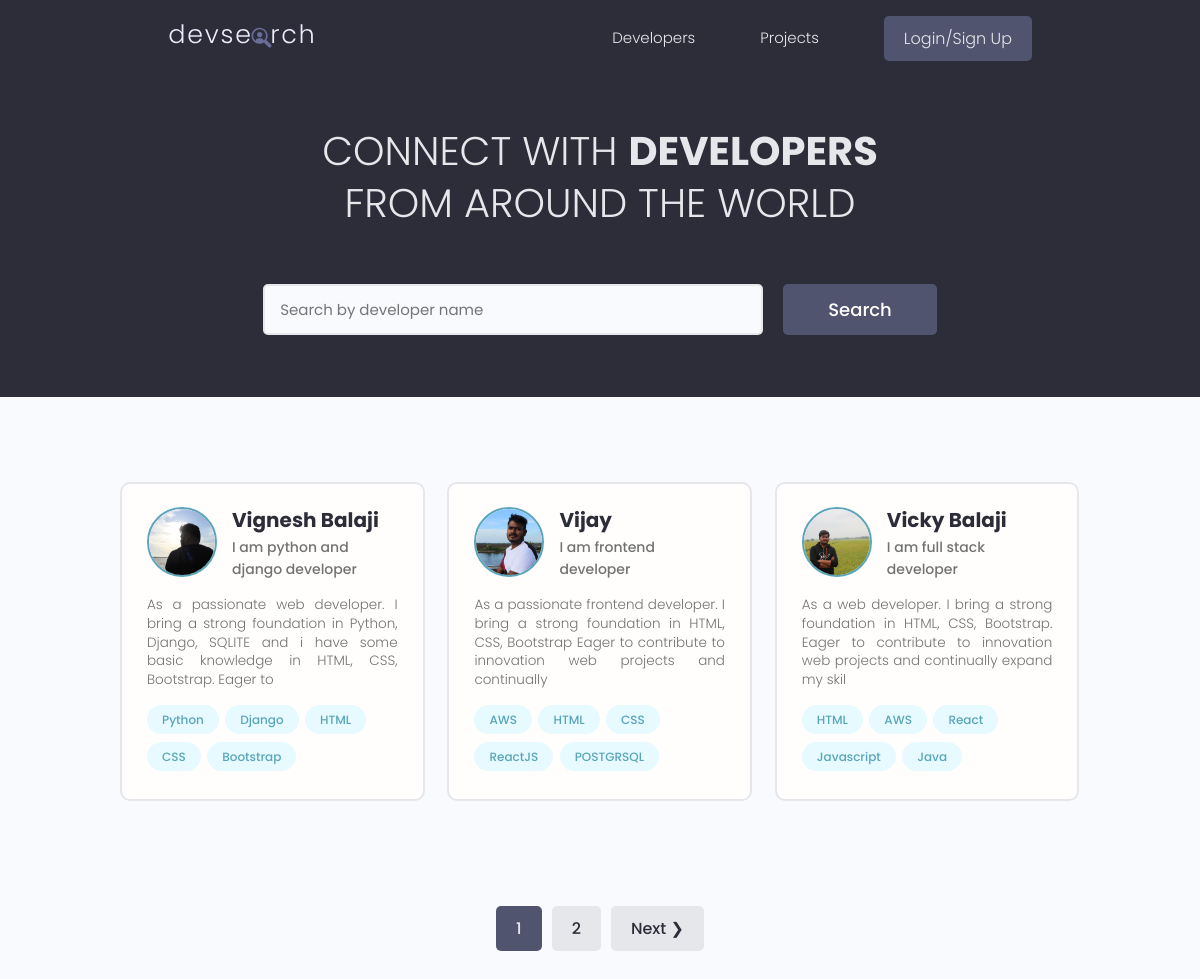
The page / on the database its author committed.
### users/models.py (models this page shows, shortened)
class Profile(models.Model):
    user = models.OneToOneField(User, on_delete=models.CASCADE, null=True, blank=True)
    name = models.CharField(max_length=200, blank=True, null=True)
    email = models.EmailField(max_length=500, blank=True, null=True)
    username = models.CharField(max_length=200, blank=True, null=True)
    location = models.CharField(max_length=200, blank=True, null=True)
    short_intro = models.CharField(max_length=200, null=True, blank=True)
    bio = models.TextField(blank=True, null=True)
    profile_image = models.ImageField(null=True, blank=True, upload_to="profile/", default="profile/user-default.png" )
    social_github = models.CharField(max_length=200, blank=True, null=True)
    social_twitter = models.CharField(max_length=200, blank=True, null=True)
    social_linkedin = models.CharField(max_length=200, blank=True, null=True)
    created = models.DateTimeField(auto_now_add=True, null=True)
    id = models.UUIDField(default=uuid.uuid4, unique=True, primary_key=True, editable=False)
    class Meta:
        ordering = ['created']

class skill(models.Model):
    owner = models.ForeignKey(Profile, on_delete=models.CASCADE,null=True,blank=True)
    name = models.CharField(max_length=200, blank=True, null=True)
    description = models.TextField(blank=True, null=True)
    created = models.DateTimeField(auto_now_add=True, null=True)
    id = models.UUIDField(default=uuid.uuid4, unique=True, primary_key=True, editable=False)
    def __str__(self):
        return self.name

### users/views.py (the view)
# urls.py: path('', views.profiles, name='profiles'),
def profiles(request):
    profiles,search_query = searchprofiles(request)
    page = request.GET.get('page')
    results = 3
    paginator= Paginator(profiles, results)
    try:
        profiles= paginator.page(page)
    except PageNotAnInteger:
        page=1
        profiles= paginator.page(page)
    except EmptyPage:
        page = paginator.num_pages
        profiles= paginator.page(page)
    context={"profiles":profiles,"search_query":search_query,"paginator":paginator}
    return render(request, "profiles.html", context)

### users/utils.py (called while the page is built)
def searchprofiles(request):
    search_query=""
    if request.GET.get('search_query'):
        search_query = request.GET.get('search_query')
    skills=skill.objects.filter(name__icontains=search_query)
    profiles=Profile.objects.distinct().filter(
        Q(name__icontains=search_query) |
        Q(short_intro__icontains=search_query) |
        Q(skill__in=skills)
      )
    return profiles, search_query

### users/templates/profiles.html (shortened to what this page needs)
{% extends "main.html" %}
{% block main %}
  <main class="home">
    <section class="hero-section text-center">
      <div class="container container--narrow">
        <div class="hero-section__box">
          <h2>CONNECT WITH <span>DEVELOPERS</span></h2>
          <h2>FROM AROUND THE WORLD</h2>
        </div>
        <div class="hero-section__search">
          <form class="form" action="{% url 'profiles' %}" method="get">
            <div class="form__field">
              <input class="input input--text" id="formInput#search" type="text" name="search_query"
                value="{{search_query}}" placeholder="Search by developer name" />
            </div>
            <input class="btn btn--sub btn--lg" type="submit" value="Search" />
          </form>
        </div>
      </div>
    </section>
    <section class="devlist">
      <div class="container">
        <div class="grid grid--three">
            {% for profile in profiles %}
          <div class="column card">
            <div class="dev">
              <a href="{% url 'userProfie' profile.id %}" class="card__body">
                <div class="dev__profile">
                  <img class="avatar avatar--md" src="{{ profile.profile_image.url }}" alt="image" />
                  <div class="dev__meta">
                    <h3>{{profile.name}}</h3>
                    <h5>{{profile.short_intro|slice:"50"}}</h5>
                  </div>
                </div>
                <p class="dev__info">{{profile.bio|slice:"150"}}</p>
                <div class="dev__skills">
                  {% for skill in profile.skill_set.all|slice:"5" %}
                  <span class="tag tag--pill tag--main">
                    <small>{{skill}}</small>
                  </span>
                  {% endfor %}
                </div>
              </a>
            </div>
          </div>
            {% endfor %}
        </div>
      </div>
    </section>
    {% include "pagination.html" with queryset=profiles%}
  </main>
{% endblock main %}

### static/styles/app.css (style rules this page uses)
:root { --color-sub: #2d2d39; }
.btn--sub { background-color: var(--color-sub-light); }
.card { border: 2px solid var(--color-light); }
img { width: 100%; }
.hero-section { height: 40vh; display: flex; align-items: center; background-color: var(--color-sub); }
.hero-section__box { margin-bottom: 4rem; }
.hero-section__box > h2, .hero-section__box > h2 > span { font-size: 4rem; color: var(--color-light); line-height: 1.3; text-transform: uppercase; }
.hero-section__box > h2 { font-weight: 300; }
.hero-section__box > h2 > span { font-weight: 700; }
.hero-section__search > .form { display: flex; align-items: center; justify-content: center; gap: 2rem; }
.hero-section__search > .form input.input--text { width: 50rem; }
.devlist { margin-top: 8rem; }
.devlist .grid { align-items: stretch; }
.devlist .dev .dev__profile { display: flex; align-items: center; gap: 1.5rem; }
.devlist .dev .dev__meta h3 { color: var(--color-sub); font-size: 2rem; font-weight: 700; }
.devlist .dev .dev__meta h5 { color: var(--color-text); font-size: 1.4rem; font-weight: 500; }
.devlist .dev .dev__info { margin: 1.5rem 0; font-size: 1.35rem; line-height: 1.4; text-align: justify; }

### static/uikit/styles/modules/_variables.css (style rules this page uses)
:root { --color-main: #5aa5b9; --color-main-light: #e6faff; --color-sub: #3f4156; --color-sub-light: #51546e; --color-sub-lighter: #ededfd; --color-text: #737373; --color-gray: #8b8b8b; --color-light: #e5e7eb; --color-light-gray: #767676; --color-bg: #f8fafd; --color-white: #fffefd; --color-white-light: #f3f3f3; --color-success: #359e64; --color-success-bg: #def8e8; --color-error: #fc4b0b; --color-error-bg: #fff2ee; --font-base: 'Poppins', arial, helvetica, 'Segoe UI', roboto, ubuntu, sans-serif; --font-monospace: 'Fira Code', 'Courier New', courier, monospace; --font-regular: 300; --font-medium: 500; --font-bold: 700; --generic-shadow: 1px 1px 5px #00000010; --generic-transition: all 0.3s ease-in-out; }

### static/uikit/styles/modules/_base.css (style rules this page uses)
* { margin: 0; padding: 0; box-sizing: border-box; text-rendering: optimizeLegibility; color: inherit; font-size: inherit; }
html { font-size: 50%; }
@media only screen and (min-width: 480px) { html { font-size: 56.25%; } }
@media only screen and (min-width: 1200px) { html { font-size: 62.5%; } }
body { line-height: 1.6; font-weight: 400; font-size: 1.5rem; color: var(--color-text); background-color: var(--color-bg); min-height: 100vh; }

### static/uikit/styles/modules/_typography.css (style rules this page uses)
* { font-family: var(--font-base); }
h2 { font-size: 3.6rem; font-weight: var(--font-bold); }
h3 { font-size: 3.2rem; font-weight: var(--font-medium); }
h5 { font-size: 2.4rem; font-weight: var(--font-medium); }
h5, h6 { font-weight: var(--font-regular); }
p, span, strong { font-size: 1.6rem; color: var(--color-text); font-weight: var(--font-regular); }
a { padding-bottom: 2px; text-decoration: none; display: inline-block; color: var(--color-main); font-weight: var(--font-medium); }

### static/uikit/styles/modules/_utilities.css (style rules this page uses)
.container { width: 92%; max-width: 165rem; margin: 0 auto; box-sizing: border-box; }
.container--narrow { width: 92%; max-width: 120rem; }
@media screen and (min-width: 1000px) { .container { width: 90%; } }
@media screen and (min-width: 1000px) { .container--narrow { width: 85%; } }
@media screen and (min-width: 1200px) { .container { width: 80%; } }
@media screen and (min-width: 1200px) { .container--narrow { width: 72%; } }
.text-center { text-align: center; }

### static/uikit/styles/modules/_avatar.css (style rules this page uses)
.avatar { border-radius: 50%; border: 2px solid var(--color-main); object-fit: cover; }
.avatar--md { height: 7rem; width: 7rem; }

### static/uikit/styles/modules/_button.css (style rules this page uses)
.btn { display: inline-block; position: relative; cursor: pointer; background-color: var(--color-light); font-weight: var(--font-medium); color: var(--color-sub); text-decoration: none; padding: 1rem 2rem; border-radius: 0.5rem; border: none; width: -webkit-fit-content; width: -moz-fit-content; width: fit-content; height: -webkit-fit-content; height: -moz-fit-content; height: fit-content; font-size: 1.6rem; outline-width: 0; outline-color: transparent; -webkit-backface-visibility: hidden; backface-visibility: hidden; transition: all 0.3s ease-in-out; }
.btn--sub { background-color: var(--color-sub); color: var(--color-white); }
.btn--lg { font-size: 1.8rem; padding: 1.2rem 4.5rem; }

### static/uikit/styles/modules/_card.css (style rules this page uses)
.card { border-radius: 1rem; background-color: var(--color-white); border: 1.5px solid var(--color-light); width: auto; height: auto; margin-top: 0.5rem; margin-bottom: 0.5rem; overflow: hidden; }
.card__body, .card__header { padding: 2rem 2.5rem; }

### rows shown on the page
Profile: profile_image (picture), name "Vignesh Balaji", short_intro "I am python and django developer", bio "As a passionate web developer. I bring a strong foundation in Python, Django, SQLITE and i have some basic knowledge in HTML, CSS, Bootstrap. Eager to"
skill: name "Python"
skill: name "Django"
skill: name "HTML"
skill: name "CSS"
skill: name "Bootstrap"
Profile: profile_image (picture), name "Vijay", short_intro "I am frontend developer", bio "As a passionate frontend developer. I bring a strong foundation in HTML, CSS, Bootstrap Eager to contribute to innovation web projects and continually"
skill: name "AWS"
skill: name "HTML"
skill: name "CSS"
skill: name "ReactJS"
skill: name "POSTGRSQL"
Profile: profile_image (picture), name "Vicky Balaji", short_intro "I am full stack developer", bio "As a web developer. I bring a strong foundation in HTML, CSS, Bootstrap. Eager to contribute to innovation web projects and continually expand my skil"
skill: name "HTML"
skill: name "AWS"
skill: name "React"
skill: name "Javascript"
skill: name "Java"

### other values the page prints
{{ page }} "1"
{{ page }} "2"
